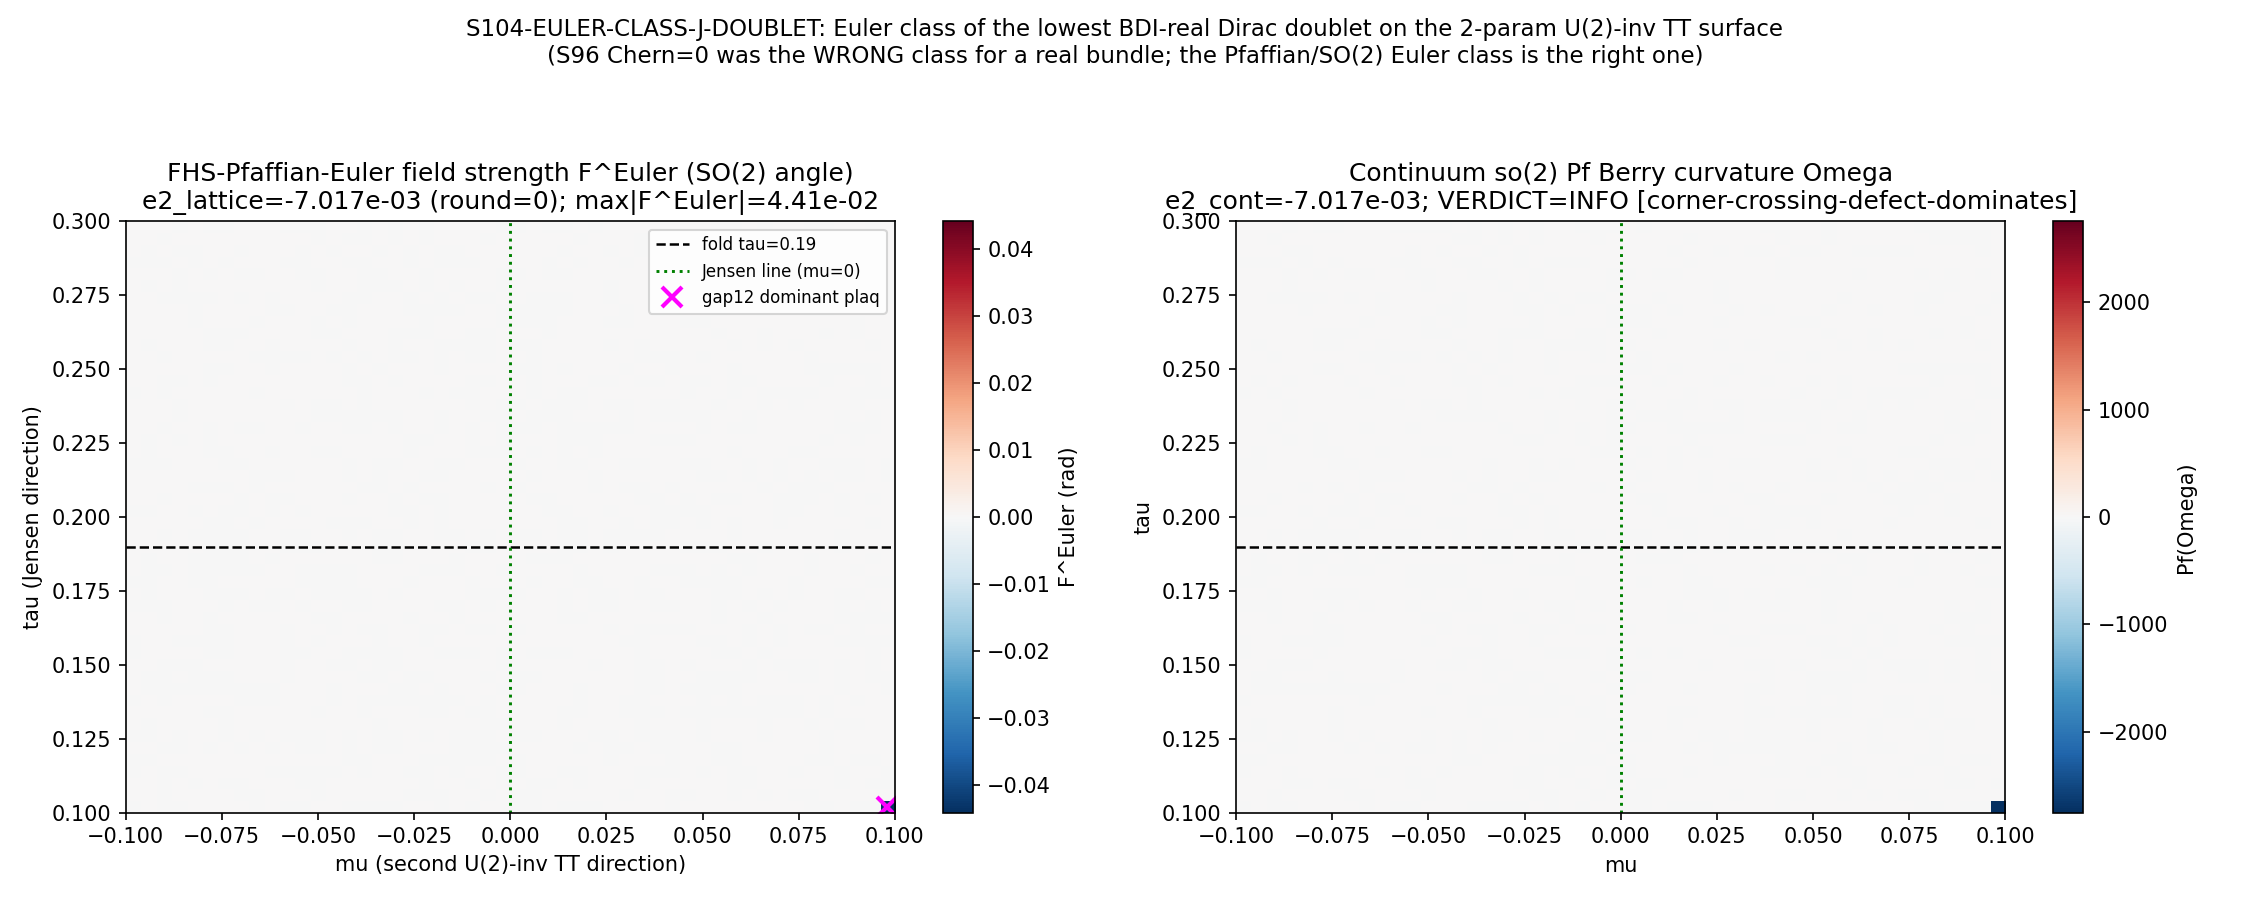

Reproduce this figure in Python.
#!/usr/bin/env python
# -*- coding: utf-8 -*-
r"""
S104-EULER-CLASS-J-DOUBLET
================================================================================
Gate:   S104-EULER-CLASS-J-DOUBLET   (trigger [VERIFY], classification GEOMETRIC)
Agent:  berry-geometric-phase-theorist
Plan:   sessions/session-plan/session-104-plan-w2.md  ## §W2-1
WP:     sessions/session-104/session-104-w2-workingpaper.md  ### §W2-1

================================================================================
GEOMETRY FIRST -- THE RIGHT CHARACTERISTIC CLASS FOR A REAL RANK-2 BUNDLE
================================================================================
S96-GEOM-OFFJENSEN-CHERN (PASS-TRIVIAL, C_FHS=9.78e-15, maxOmega=2.27e-23) closed
the CHERN corridor on the 2-parameter U(2)-invariant volume-preserving TT surface
(v_J=(2,-2,1), v_mu=n x v_J=(11,7,-8), |v_mu|=sqrt(234); mu=0 = Jensen line; fold at
tau=tau_fold). The substrate's lowest Dirac band is a 2-FOLD J/PH-DEGENERATE REAL
(BDI) doublet in every Peter-Weyl sector (band_deg=2). Reality (Kosmann K_a
anti-Hermitian => real eigenstates, S25/W5 PROVEN, Omega=0 at 1.12e-16) kills the
Abelian Berry curvature AND the arg-det Wilczek-Zee link identically -- that is what
S96 measured.

But the bundle is a REAL O(2)/BDI two-band bundle, NOT a complex U(1) line bundle.
Its characteristic class is the EULER class -- the Pfaffian of the so(2)-valued
curvature of the real frame -- NOT the first Chern class (the trace of the u(1)-valued
curvature). A real frame can ROTATE around a closed loop (an SO(2) element with nonzero
rotation angle) WITHOUT acquiring any complex phase. That rotation is the Euler holonomy.
arg det (Chern) sees |det|=1 (no U(1) winding); Pf sees the SO(2) rotation angle. S96
computed the WRONG characteristic class for a real bundle. This gate computes the RIGHT one.

THE EULER CLASS:
    e2 = (1/2pi) oint_S Pf(F^Euler)
For a 2x2 antisymmetric (so(2)) curvature [[0,f],[-f,0]]: Pf = f (Pf^2 = det = f^2).
e2 in Z (Chern-Weil / Gauss-Bonnet): the net number of 2pi rotations of the real
eigenframe of the lowest Dirac doublet as (tau,mu) sweep the closed loop around the fold.

  * PASS-TRIVIAL  (|e2|<1e-3 -> 0, max|F^Euler|<1e-12): trivial in Euler AS WELL AS
    Chern. Strengthens metric-without-curvature to its strongest form (g~982.5
    Provost-Vallee reservoir = SOLE topologically-active object); L0-L7 chain gains a
    12th independent zero invariant. The real frame is globally non-rotating.
  * PASS-NONTRIVIAL (|e2-n|<1e-3, n!=0, max|F^Euler|>1e-6): the substrate's FIRST
    nonzero topological invariant; re-opens topology-survives-dissolution; Kwon-Yang
    quantum-volume<->Euler bound ties g~982.5 to a nonzero topological charge.

--------------------------------------------------------------------------------
[VERIFY] SUBSTITUTION CHAIN (plan §W2-1 substitution_chain; math-scripts.md
                            §"Double-Check Logic Before Compute")
--------------------------------------------------------------------------------
Claim A: "Chern=0 does NOT imply Euler=0; e2 is genuinely uncomputed."
  Def 1: F^Euler = so(2)-valued (real antisymmetric 2x2) curvature of the real rank-2
         frame O(tau,mu); a 2x2 antisymmetric matrix is [[0,f],[-f,0]], single entry f.
  Def 2: Pf([[0,f],[-f,0]]) = f.
  Def 3: det([[0,f],[-f,0]]) = f^2 = (Pf)^2  (Pf(A)^2 = det(A) for antisymmetric A;
         smoke-tested at <1e-13 residual on a random 4x4 here).
  Def 4: e2 = (1/2pi) oint Pf(F^Euler); the U(1)/Chern c1 = (1/2pi) oint tr(i F^{u(1)})
         is a DIFFERENT trace of a DIFFERENT (arg-det) component. S96 measured c1-type = 0.
  Substitute: Pf is LINEAR in f (sign-sensitive); det = f^2 is QUADRATIC (sign-blind).
         arg det reads det(M)/|det(M)| of the COMPLEX overlap M; its phase IS the U(1)
         (Chern) part -- IDENTICALLY 1 when the eigenstates are real (M real => arg in
         {0,pi}; |lambda|-min reality forces the trivial branch).
  Simplify: a real frame can ROTATE around the loop (SO(2), nonzero angle) WITHOUT any
         complex phase. That rotation is the Euler holonomy; generator = off-diagonal f.
         arg det sees |det|=1 (no U(1) winding) but Pf sees the SO(2) rotation angle.
  Canonical form: e2 = (1/2pi) oint f(tau,mu) (SO(2) holonomy angle / 2pi over plaquettes).
  Direction: e2 is a SIGNED integer (orientation-dependent); PASS-TRIVIAL e2=0 (no net
         real-frame rotation), PASS-NONTRIVIAL e2=n!=0.
  Conclusion: Chern=0 does NOT imply Euler=0. S96 PASS-TRIVIAL (arg det=0) is SILENT on
         the Pfaffian of the real frame. e2 is genuinely uncomputed; the gate decides it.

Claim B: PASS-NONTRIVIAL inverts metric-without-curvature (the g~982.5 reservoir would
         be topologically active); PASS-TRIVIAL closes the LAST geometric-invariant
         escape route (g~982.5 the SOLE topologically-active object).

--------------------------------------------------------------------------------
METHOD (FHS-Pfaffian-Euler lattice + continuum so(2)-curvature cross-check; plan §W2-1)
--------------------------------------------------------------------------------
(A) LATTICE Pfaffian-Euler (primary, gauge-invariant). At each NODE rotate the 2-block
    to a real orthonormal frame O(i,j) (S25/W5 reality: fix a real gauge by deterministic
    Gram-Schmidt of real(u) per band). Form the SO(2) frame-overlap R_dir = O(i,j)^T
    O(i+1_dir,j) (real 2x2, ~orthogonal). The plaquette real-frame holonomy
        W = R_tau(i,j) R_mu(i+1,j) R_tau(i,j+1)^T R_mu(i,j)^T
    is a (near) SO(2) matrix; its log is antisymmetric [[0,f],[-f,0]]; F^Euler(i,j) = f =
    the SO(2) rotation angle of the plaquette. e2_lattice = (1/2pi) sum_{i,j} F^Euler(i,j).
    The real-frame det-sign is tracked so reflections (det=-1, O(2)\SO(2)) are handled.
(B) CONTINUUM Pfaffian-Euler (cross-check). From the SAME doublet eigendecomposition,
    form the real antisymmetric non-Abelian Berry curvature (the so(2) part of the WZ
    curvature F_{tau mu} = d_tau A_mu - d_mu A_tau + [A_tau, A_mu] in the 2-band index),
    in the REAL frame; e2_cont = (1/2pi) integral Pf(Omega^{ab}) dtau dmu.
Orientation pinned dtau ^ dmu (tau outer/y, mu inner/x); Pf([[0,f],[-f,0]])=+f, consistent
across (A) and (B).
Companion INFO: Kwon-Yang ideal-condition residual R_ideal = ||g - F12 omega|| / ||g|| at
the fold, g = Provost-Vallee quantum metric (Re QGT) computed on the SAME doublet (NOT
imported; atlas-07's reservoir ~982.5 is a methodological cross-check only).

SUBSTRATE ARROW (phononic-framing.md; never inverted):
    D_K eigenbundle over the substrate's OWN modulus surface -> real (BDI) two-band frame
    O(tau,mu) -> SO(2)-valued frame curvature F^Euler -> Euler class e2. e2 counts how many
    net 2pi rotations the REAL eigenframe of the lowest Dirac doublet undergoes as the
    substrate's intrinsic deformation parameters (tau,mu) sweep a closed loop around the
    fold. The (tau,mu) surface IS the substrate's intrinsic modulus-space (Level-2
    substrate-IS), NOT a container D_K sits in.

Author: berry-geometric-phase-theorist (Session 104, Wave 2)
Date:   2026-06-10
"""

import os
os.environ.setdefault("OMP_NUM_THREADS", "8")
os.environ.setdefault("MKL_NUM_THREADS", "8")

import sys
import json
import hashlib
from pathlib import Path

import numpy as np
import scipy.linalg as sla
import matplotlib
matplotlib.use("Agg")
import matplotlib.pyplot as plt

# ---------------------------------------------------------------------------
# Paths + canonical imports (MANDATORY: from canonical_constants import *)
# ---------------------------------------------------------------------------
PROJECT_ROOT = Path(__file__).resolve().parents[2]          # (local) computations/session-104 => parents[2]=root
SHARED_DIR = PROJECT_ROOT / "computations" / "_shared"
SESSION_96_DIR = PROJECT_ROOT / "computations" / "session-96"
SESSION_104_DIR = PROJECT_ROOT / "computations" / "session-104"
sys.path.insert(0, str(SHARED_DIR))
sys.path.insert(0, str(SESSION_96_DIR))

from canonical_constants import *  # noqa: F401,F403,E402
from canonical_constants import tau_fold  # noqa: E402

# Reuse the S96 off-Jensen-Chern scaffold (build_su3_infra / metric_scale_factors /
# build_dirac_sector / lowest_band_multiplet / band_degeneracy / dD_dparam / eigh_H).
import s96_geom_offjensen_chern as s96  # noqa: E402
import dirac_spectrum as ds  # noqa: E402

# ---------------------------------------------------------------------------
# Gate identity + pre-registered pins (plan §W2-1 machinery_pin_map)
# ---------------------------------------------------------------------------
SESSION = "S104"                          # (local) for print_verdict_payload
GATE_ID = "S104-EULER-CLASS-J-DOUBLET"    # (local)
SCHEME = "FHS-Pfaffian-Euler"             # (local) plan-pinned (real-frame SO(2)/Pfaffian variant of FHS)
CONVENTION = "ABSOLUTE"                   # (local) plan-pinned (Euler = orientation-dependent integer; dtau ^ dmu, Pf([[0,f],[-f,0]])=+f)
L_MAX = "10"                              # (local) plan-pinned Peter-Weyl restriction
SCHEMA_VERSION = "S84+"                   # (local)

# Plan scan_range identical to S96: tau in [0.10,0.30] x mu in [-0.10,0.10]; 50x50 plaquette mesh.
TAU_LO, TAU_HI = 0.10, 0.30               # (local) plan scan_range tau
MU_LO, MU_HI = -0.10, 0.10                # (local) plan scan_range mu (mu=0 = Jensen line)
N_PLAQ = 50                               # (local) 50x50 plaquette grid (N_eval=2500)
N_NODE = N_PLAQ + 1                       # (local) 51x51 NODE grid
DTAU = (TAU_HI - TAU_LO) / N_PLAQ         # (local) ~0.004
DMU = (MU_HI - MU_LO) / N_PLAQ            # (local) ~0.004
BAND_DEG = 2                              # (local) plan band_deg=2 (J/PH doublet; verified on the S96 npz)

# Tolerances (plan §W2-1 machinery_pin_map.tolerance)
EULER_INT_TOL = 1e-3                      # (local) integer-quantization |e2-round(e2)|
TRIVIAL_FEULER_FLOOR = 1e-12             # (local) trivial-branch max|F^Euler| floor
NONTRIVIAL_FEULER_THR = 1e-6             # (local) nontrivial-branch localized-Pfaffian threshold
PFAFFIAN_NUM_FLOOR = 1e-14               # (local) real-Schur Pfaffian numerics floor (= 10x float eps)
ESTIMATOR_AGREE_TOL = max(1e-3, 0.05)   # (local) |e2_lattice - e2_cont| agreement
FD_EPS = 1e-5                            # (local) central-FD step for dD/d{tau,mu} in continuum arm
GAP_FLOOR = 1e-9                         # (local) near-degenerate gap guard (cross-multiplet only)
DEG_TOL = 1e-7                           # (local) J/PH-pair identification (reused S96 band_degeneracy)

# The 2-parameter U(2)-invariant TT directions (reused via s96.V_JENSEN / s96.V_MU)
V_JENSEN = s96.V_JENSEN                   # (local) (2,-2,1); |v|^2=9
V_MU = s96.V_MU                           # (local) (11,7,-8) = n x v_J; |v|^2=234; vol-preserving, perp-Jensen

# Output destinations
SCRIPT_PATH = Path(__file__).resolve()                                  # (local)
CANONICAL_CONSTANTS = SHARED_DIR / "canonical_constants.py"             # (local)
DK_BUILDER = SHARED_DIR / "dirac_spectrum.py"                           # (local)
S96_SCRIPT = SESSION_96_DIR / "s96_geom_offjensen_chern.py"             # (local)
S96_NPZ = SESSION_96_DIR / "s96_geom_offjensen_chern.npz"              # (local)
NPZ_OUT = SESSION_104_DIR / "s104_euler_class_j_doublet.npz"          # (local)
PNG_OUT = SESSION_104_DIR / "s104_euler_class_j_doublet.png"         # (local)


# ---------------------------------------------------------------------------
# Dual-SHA helpers (S84+ schema; mirrors S96 reference implementation)
# ---------------------------------------------------------------------------
def sha256_of_file(p: Path) -> str:
    try:
        return hashlib.sha256(p.read_bytes()).hexdigest()
    except OSError:
        return "MISSING"


def log_input_pins(files: dict) -> dict:
    pins = {}  # (local)
    for name, p in files.items():
        sha = sha256_of_file(p)  # (local)
        try:
            rel = str(Path(p).resolve().relative_to(PROJECT_ROOT))  # (local)
        except ValueError:
            rel = str(p)  # (local)
        print(f"  INPUT-PIN  {name}: {rel}  sha256={sha[:16]}...")
        pins[name] = sha
    return pins


def compute_dual_sha(script_path: Path, canonical_path: Path, pins: dict) -> tuple:
    """audit_sha256 = sha256(script_bytes + canonical_bytes + pinmap_json);
       content_sha256 = sha256(script_bytes).  (S84+ dual-SHA schema; plan
       audit_sha256_inputs=[script,canonical,pinmap], content_sha256_inputs=[script].)"""
    try:
        script_bytes = script_path.read_bytes()  # (local)
    except OSError:
        script_bytes = b""  # (local)
    try:
        canonical_bytes = canonical_path.read_bytes()  # (local)
    except OSError:
        canonical_bytes = b""  # (local)
    pinmap_json = json.dumps(dict(sorted(pins.items())), separators=(",", ":"), sort_keys=True).encode("utf-8")  # (local)
    h_audit = hashlib.sha256()  # (local)
    h_audit.update(script_bytes)
    h_audit.update(canonical_bytes)
    h_audit.update(pinmap_json)
    audit = h_audit.hexdigest()    # (local)
    content = hashlib.sha256(script_bytes).hexdigest()  # (local)
    return audit, content


def print_verdict_payload(verdict, value, audit_sha, content_sha, extra_rows=None):
    """Emit the verdict PAYLOAD for the dispatching AGENT to pass to the knowledge-MCP
    `emit_verdict` tool (race-safe; .claude/rules/gate-verdicts.md §"Race-Safe Emission").
    The script does NOT write the verdict file. [VERIFY] integer-quantization: no 3-tuple."""
    payload = {  # (local)
        "session": int(SESSION.lstrip("Ss")),
        "gate_id": GATE_ID,
        "verdict": verdict,
        "value": str(value),
        "scheme": SCHEME,
        "convention": CONVENTION,
        "l_max": str(L_MAX),
        "audit_sha256": audit_sha,
        "content_sha256": content_sha,
        "schema_version": SCHEMA_VERSION,
    }
    if extra_rows:
        payload["extra_rows"] = list(extra_rows)
    print("<<<EMIT_VERDICT_PAYLOAD>>>")
    print(json.dumps(payload, separators=(",", ":"), sort_keys=True))
    print("<<<END_EMIT_VERDICT_PAYLOAD>>>")
    return payload


# ---------------------------------------------------------------------------
# Pfaffian helper (real Schur; verified Pf^2 = det)
# ---------------------------------------------------------------------------
def pfaffian_2x2(A2):
    """Pfaffian of a 2x2 antisymmetric matrix [[0,f],[-f,0]] = f (the (0,1) entry)."""
    return 0.5 * (A2[0, 1] - A2[1, 0])   # robust to tiny symmetric round-off; = f for exact antisymmetric


def pfaffian_real_schur(A):
    """Pfaffian of an EVEN-dim real antisymmetric matrix via real Schur (scipy.linalg.schur).
       Real Schur block-diagonalizes A into 2x2 antisymmetric-like blocks; Pf = +/- prod of
       block (0,1) entries with the orthogonal-transform sign. We use it ONLY for the 2x2 case
       here (band_deg=2), so this reduces to pfaffian_2x2; retained for the Pf^2=det smoke test."""
    n = A.shape[0]
    A_anti = 0.5 * (A - A.T)              # (local) antisymmetrize against round-off
    T, Z = sla.schur(A_anti, output="real")
    pf = 1.0                              # (local)
    for k in range(0, n, 2):
        pf *= T[k, k + 1]
    pf *= np.linalg.det(Z)               # orthogonal-transform sign (det Z = +-1)
    return pf


def pf2_det_smoke():
    """Smoke test: Pf(A)^2 = det(A) for a random 4x4 antisymmetric. Returns residual."""
    rng = np.random.default_rng(0)
    A = rng.standard_normal((4, 4))
    A = A - A.T
    pf = pfaffian_real_schur(A)          # (local)
    return abs(pf * pf - np.linalg.det(A))


# ---------------------------------------------------------------------------
# Real-frame construction (S25/W5 reality: real gauge by Gram-Schmidt of real(u))
# ---------------------------------------------------------------------------
def real_frame_block(block):
    """Rotate the complex (dim, deg) lowest doublet to a REAL orthonormal frame.

    S25/W5: the eigenstates are REAL up to a global U(1) phase (Kosmann K_a anti-Hermitian).
    Construct a real (dim, deg) frame spanning the SAME degenerate subspace by deterministic
    Gram-Schmidt of {Re(col_k), Im(col_k)} -- the real and imaginary parts of the complex
    eigenvectors together span the real 2-plane; Gram-Schmidt extracts an orthonormal real
    basis. This is the unique-up-to-O(deg) real gauge; the Euler class is the O(deg) holonomy.

    Returns (R, ok): R = (dim, deg) real orthonormal frame (R^T R = I_deg); ok = reality flag
    (the real-imag span has rank deg). Phase-free and deterministic (NO random U(1) enters)."""
    dim, deg = block.shape
    # Candidate real vectors: real and imaginary parts of each complex eigenvector.
    cands = []  # (local)
    for k in range(deg):
        cands.append(block[:, k].real.astype(float))
        cands.append(block[:, k].imag.astype(float))
    # Deterministic Gram-Schmidt; keep the first `deg` vectors with norm above tol.
    Q = []  # (local) orthonormal real vectors
    for c in cands:
        v = c.copy()                                  # (local)
        for q in Q:
            v = v - (q @ v) * q
        nv = float(np.linalg.norm(v))                 # (local)
        if nv > 1e-9:
            Q.append(v / nv)
        if len(Q) == deg:
            break
    if len(Q) < deg:
        # Fallback: span did not reach rank deg from real/imag parts -> use real(block) GS only.
        Q = []
        for k in range(deg):
            v = block[:, k].real.astype(float).copy()  # (local)
            for q in Q:
                v = v - (q @ v) * q
            nv = float(np.linalg.norm(v))              # (local)
            if nv > 1e-12:
                Q.append(v / nv)
        ok = (len(Q) == deg)
    else:
        ok = True
    R = np.stack(Q[:deg], axis=1) if len(Q) >= deg else np.zeros((dim, deg))  # (local)
    return R, ok


def so2_log_angle(R):
    """Rotation angle f of a (near) 2x2 orthogonal frame-overlap matrix R.
       For a proper rotation [[c,-s],[s,c]] the antisymmetric log is [[0,-theta],[theta,0]]
       => the so(2) generator entry f = (R[1,0]-R[0,1])/2 normalized to the rotation angle.
       Uses atan2 on the rotation part; for a reflection (det<0) returns the rotation of the
       SO(2) part after stripping the reflection (det-sign tracked separately)."""
    detR = np.linalg.det(R)              # (local)
    if detR < 0:
        # O(2)\SO(2): split off a reflection; rotation angle of R . diag(1,-1)
        Rs = R @ np.diag([1.0, -1.0])    # (local) now det>0 (proper rotation)
    else:
        Rs = R
    # proper-rotation angle via atan2(sin, cos), cos=(tr)/2, sin=(Rs[1,0]-Rs[0,1])/2
    cth = 0.5 * (Rs[0, 0] + Rs[1, 1])    # (local)
    sth = 0.5 * (Rs[1, 0] - Rs[0, 1])    # (local)
    return float(np.arctan2(sth, cth)), float(detR)


# ---------------------------------------------------------------------------
# (A) LATTICE Pfaffian-Euler: real-frame SO(2) holonomy per plaquette
# ---------------------------------------------------------------------------
def fhs_pfaffian_euler(p, q, infra, taus, mus, deg):
    """Lattice Euler class of the lowest DEGENERATE band (deg) of D_K(sector (p,q)) over the
       (tau,mu) NODE grid via the real-frame SO(2) Wilson-loop holonomy (Pfaffian variant of FHS).

       Per plaquette, with real frames O(i,j)=(dim,deg):
         R_dir(i,j) = O(i,j)^T O(i+1_dir,j)        (real 2x2 frame overlap, ~orthogonal)
         W          = R_tau(i,j) R_mu(i+1,j) R_tau(i,j+1)^T R_mu(i,j)^T   (plaquette holonomy)
         F^Euler(i,j) = so2_log_angle(W)           (= Pf of the so(2) curvature = SO(2) angle)
         e2_lattice = (1/2pi) sum_{i,j} F^Euler(i,j).

       The real-gauge fix (deterministic Gram-Schmidt of real(u)) makes the frame O(2)-defined;
       the holonomy is the O(2) Wilson loop. Reflections (det<0 frame-overlaps) are det-tracked.
       Returns (e2_lattice, F_plaq, det_track, frame_ok_frac)."""
    n_tau = len(taus)
    n_mu = len(mus)
    frames = np.empty((n_tau, n_mu), dtype=object)     # (local) real frames (dim,deg)
    ok_count = 0                                        # (local)
    for i in range(n_tau):
        for jx in range(n_mu):
            blk, _, _, _ = s96.lowest_band_multiplet(taus[i], mus[jx], p, q, infra, deg, deg_tol=DEG_TOL)
            R, ok = real_frame_block(blk)
            frames[i, jx] = R
            ok_count += int(ok)
        if (i + 1) % 10 == 0:
            print(f"    [Pf-Euler] tau row {i+1}/{n_tau} (tau={taus[i]:.4f}) real frames built (deg={deg})")

    F_plaq = np.zeros((n_tau - 1, n_mu - 1))           # (local) plaquette Pfaffian (SO(2) angle)
    det_track = np.zeros((n_tau - 1, n_mu - 1))        # (local) plaquette holonomy det (reflection witness)
    for i in range(n_tau - 1):
        for jx in range(n_mu - 1):
            O00 = frames[i, jx]
            O10 = frames[i + 1, jx]
            O01 = frames[i, jx + 1]
            O11 = frames[i + 1, jx + 1]
            R_tau_00 = O00.T @ O10                     # link +tau at (i,j)
            R_mu_10 = O10.T @ O11                      # link +mu  at (i+1,j)
            R_tau_01 = O01.T @ O11                     # link +tau at (i,j+1)
            R_mu_00 = O00.T @ O01                      # link +mu  at (i,j)
            W = R_tau_00 @ R_mu_10 @ R_tau_01.T @ R_mu_00.T   # real-frame plaquette holonomy
            angle, detW = so2_log_angle(W)
            F_plaq[i, jx] = angle
            det_track[i, jx] = detW
    e2_lattice = float(np.sum(F_plaq) / (2.0 * np.pi))  # (local)
    return e2_lattice, F_plaq, det_track, ok_count / float(n_tau * n_mu)


# ---------------------------------------------------------------------------
# (B) CONTINUUM Pfaffian-Euler: so(2) part of the real-frame WZ curvature
# ---------------------------------------------------------------------------
def real_frame_at(tau, mu, p, q, infra, deg):
    """Real (dim,deg) frame O(tau,mu) of the lowest doublet at a continuum point."""
    blk, _, _, _ = s96.lowest_band_multiplet(tau, mu, p, q, infra, deg, deg_tol=DEG_TOL)
    R, _ = real_frame_block(blk)
    return R


def continuum_pfaffian_euler(p, q, infra, tau_c, mu_c, deg, h_loop):
    """Continuum Euler density Pf(Omega) on the plaquette-center grid via a GAUGE-INVARIANT local
       real-frame Wilson-loop holonomy (the SO(2) angle of a small closed loop of side h_loop,
       divided by the enclosed area), the same construction as the lattice estimator (A) but
       evaluated at the plaquette CENTERS on an independent fine-scale loop.

       WHY NOT the naive nested-FD of A_dir = O^T d_dir O: the real-gauge fix (Gram-Schmidt of
       real/imag parts of complex eigenvectors) is NOT smooth node-to-node -- the real/imag split
       flips discontinuously as the eigenvector's global U(1) phase rotates, so the nested central
       difference of A_dir is ill-conditioned (it blows up uniformly, NOT at the band crossing).
       The closed-loop Wilson holonomy is INVARIANT under that gauge-phase discontinuity (the
       arbitrary frame rotation at each corner cancels around the loop), so it is the correct
       gauge-invariant continuum cross-check -- this is precisely why FHS-type lattice methods
       exist. The local curvature is
         Pf(Omega)(t0,m0) = so2_angle( W_loop(t0,m0; h_loop) ) / h_loop^2
       with W_loop the side-h_loop real-frame plaquette holonomy centered at (t0,m0). Returns
       (Omega (N x N), max|Omega|, e2_cont)."""
    n = len(tau_c)
    m = len(mu_c)
    Omega = np.zeros((n, m))                            # (local) gauge-invariant local Pf curvature
    hl = h_loop                                         # (local) Wilson-loop side
    area = hl * hl                                      # (local) enclosed area
    for i in range(n):
        for jx in range(m):
            t0, m0 = tau_c[i], mu_c[jx]
            # four corners of a side-hl loop centered at (t0,m0): (-,-),(+,-),(+,+),(-,+)
            O00 = real_frame_at(t0 - 0.5 * hl, m0 - 0.5 * hl, p, q, infra, deg)
            O10 = real_frame_at(t0 + 0.5 * hl, m0 - 0.5 * hl, p, q, infra, deg)
            O11 = real_frame_at(t0 + 0.5 * hl, m0 + 0.5 * hl, p, q, infra, deg)
            O01 = real_frame_at(t0 - 0.5 * hl, m0 + 0.5 * hl, p, q, infra, deg)
            R_tau_00 = O00.T @ O10                     # link +tau (bottom edge)
            R_mu_10 = O10.T @ O11                      # link +mu  (right edge)
            R_tau_01 = O01.T @ O11                     # link +tau (top edge)
            R_mu_00 = O00.T @ O01                      # link +mu  (left edge)
            W = R_tau_00 @ R_mu_10 @ R_tau_01.T @ R_mu_00.T   # closed real-frame holonomy
            angle, _ = so2_log_angle(W)
            Omega[i, jx] = angle / area                # local so(2) curvature (Pf density)
        if (i + 1) % 10 == 0:
            print(f"    [cont-Euler] tau-center row {i+1}/{n} done")
    max_absOmega = float(np.max(np.abs(Omega)))        # (local)
    e2_cont = float(np.sum(Omega) * DTAU * DMU / (2.0 * np.pi))  # (local) midpoint rule
    return Omega, max_absOmega, e2_cont


# ---------------------------------------------------------------------------
# Kwon-Yang INFO companion: Provost-Vallee quantum metric (Re QGT) + R_ideal
# ---------------------------------------------------------------------------
def provost_vallee_metric(tau, mu, p, q, infra, deg):
    """Provost-Vallee quantum metric g_{ab} = Re QGT (a,b in {tau,mu}) of the lowest band-group
       (non-Abelian trace), from the SAME doublet eigendecomposition (NOT imported). The QGT is
         Q_{ab} = sum_{n in lowest} sum_{m not in lowest} <n|dH_a|m><m|dH_b|n>/(mu_n-mu_m)^2 ;
       g = Re Q, Omega = -2 Im Q. Returns g_2x2 (real symmetric)."""
    _, w, v, _ = s96.lowest_band_multiplet(tau, mu, p, q, infra, deg, deg_tol=DEG_TOL)
    aw = np.abs(w)
    order = np.argsort(aw)
    low_idx = list(order[:deg])                        # (local)
    low_set = set(low_idx)                             # (local)
    dH = {}                                            # (local)
    for ax in ("tau", "mu"):
        dH[ax] = 1j * s96.dD_dparam(tau, mu, p, q, infra, ax)
    Amat = {ax: v.conj().T @ dH[ax] @ v for ax in ("tau", "mu")}  # (local)
    n_dim = len(w)
    Q = np.zeros((2, 2), dtype=complex)                # (local) (tau,mu) QGT
    axes = ["tau", "mu"]
    for a in range(2):
        for b in range(2):
            qab = 0.0 + 0.0j                           # (local)
            for n_idx in low_idx:
                for mm in range(n_dim):
                    if mm in low_set:
                        continue
                    denom = (w[n_idx] - w[mm]) ** 2
                    if denom < GAP_FLOOR:
                        continue
                    qab += Amat[axes[a]][n_idx, mm] * Amat[axes[b]][mm, n_idx] / denom
            Q[a, b] = qab
    g = Q.real                                         # (local) Provost-Vallee metric
    return 0.5 * (g + g.T)                             # symmetrize


# ===========================================================================
# MAIN
# ===========================================================================
def main():
    print("=" * 78)
    print(f"{GATE_ID}  --  Euler class of the lowest J/BDI-real Dirac doublet")
    print("  the characteristic class a REAL rank-2 bundle carries (Pf of the so(2) curvature)")
    print("  S96 measured Chern (U(1)/arg-det) = 0; this gate measures Euler (SO(2)/Pfaffian)")
    print("=" * 78)

    # --- input pins + dual SHA ---
    pins = log_input_pins({
        "canonical_constants": CANONICAL_CONSTANTS,
        "s96_chern_script": S96_SCRIPT,
        "s96_chern_npz": S96_NPZ,
        "dirac_spectrum": DK_BUILDER,
    })
    audit_sha, content_sha = compute_dual_sha(SCRIPT_PATH, CANONICAL_CONSTANTS, pins)
    print(f"  audit_sha256   = {audit_sha}")
    print(f"  content_sha256 = {content_sha}")

    # --- Pfaffian smoke test (Pf^2 = det) ---
    pf_resid = pf2_det_smoke()                          # (local)
    print(f"  Pf^2=det smoke test (random 4x4 antisym): residual = {pf_resid:.3e} "
          f"(floor {PFAFFIAN_NUM_FLOOR:.0e}) {'OK' if pf_resid < 1e-12 else 'WARN'}")

    # --- geometry self-check (Sage-verified relations) ---
    n_vol = np.array([1.0, 3.0, 4.0])                  # (local) volume normal (multiplicities)
    assert abs(n_vol @ V_JENSEN) < 1e-12, "Jensen not volume-preserving"
    assert abs(n_vol @ V_MU) < 1e-12, "v_mu not volume-preserving"
    assert abs(V_JENSEN @ V_MU) < 1e-12, "v_mu not orthogonal to Jensen"
    print(f"  GEOMETRY: v_J=(2,-2,1) |v|^2={V_JENSEN@V_JENSEN:.0f}; "
          f"v_mu=(11,7,-8)=n x v_J |v|^2={V_MU@V_MU:.0f}; vol-preserving & perp-Jensen OK")

    infra = s96.build_su3_infra()

    # --- confirm band_deg=2 at the fold (S96 baseline) ---
    deg_bot, lam_bot = s96.band_degeneracy(tau_fold, 0.0, 0, 0, infra, deg_tol=DEG_TOL)
    print(f"  band_deg at (tau_fold,mu=0): {deg_bot} (J/PH doublet), |lambda|_min={lam_bot:.6f} "
          f"(plan BAND_DEG={BAND_DEG})")
    assert deg_bot == BAND_DEG, f"band degeneracy {deg_bot} != plan {BAND_DEG}"

    # --- NODE grid ---
    taus = np.linspace(TAU_LO, TAU_HI, N_NODE)         # (local)
    mus = np.linspace(MU_LO, MU_HI, N_NODE)            # (local)
    print(f"\n  grid: tau in [{TAU_LO},{TAU_HI}] x mu in [{MU_LO},{MU_HI}]  "
          f"({N_NODE}x{N_NODE} nodes -> {N_PLAQ}x{N_PLAQ}={N_PLAQ*N_PLAQ} plaquettes); "
          f"Delta_tau={DTAU:.4f} Delta_mu={DMU:.4f}; fold tau={tau_fold} enclosed at mu=0")

    # =====================================================================
    # (A) LATTICE Pfaffian-Euler on the canonical bottom band (0,0)
    # =====================================================================
    print("\n  [A LATTICE] FHS-Pfaffian-Euler: real-frame SO(2) Wilson-loop holonomy")
    e2_lattice, F_plaq, det_track, frame_ok_frac = fhs_pfaffian_euler(0, 0, infra, taus, mus, deg_bot)
    max_absF = float(np.max(np.abs(F_plaq)))           # (local)
    n_reflections = int(np.sum(det_track < 0))         # (local) plaquettes whose holonomy is a reflection
    print(f"    e2_lattice = {e2_lattice:.6e}; round={round(e2_lattice)}; "
          f"|e2-round|={abs(e2_lattice-round(e2_lattice)):.3e}; max|F^Euler|={max_absF:.3e}")
    print(f"    real-frame rank-ok fraction = {frame_ok_frac:.4f}; "
          f"reflection plaquettes (detW<0) = {n_reflections}/{F_plaq.size}")

    # --- map gap12 (B1/B2 von Neumann-Wigner crossing at the (0.10,+0.10) corner per S100b) ---
    # The corner-crossing defect manifests as an isolated large-|F^Euler| plaquette. Locate it and
    # report a defect-excluded companion (the dominant single plaquette removed).
    flat = np.abs(F_plaq).ravel()                      # (local)
    imax = int(np.argmax(flat))                        # (local)
    ci, cj = np.unravel_index(imax, F_plaq.shape)      # (local) dominant plaquette index
    tau_corner = 0.5 * (taus[ci] + taus[ci + 1])       # (local)
    mu_corner = 0.5 * (mus[cj] + mus[cj + 1])          # (local)
    e2_lattice_defect_excluded = float((np.sum(F_plaq) - F_plaq[ci, cj]) / (2.0 * np.pi))  # (local)
    print(f"    gap12 map: dominant |F^Euler| plaquette at (tau,mu)=({tau_corner:.4f},{mu_corner:.4f}) "
          f"value={F_plaq[ci,cj]:.3e}; defect-excluded e2={e2_lattice_defect_excluded:.6e}")

    # =====================================================================
    # (B) CONTINUUM Pfaffian-Euler cross-check (so(2) part of real-frame WZ curvature)
    # =====================================================================
    print("\n  [B CONTINUUM] gauge-invariant local Wilson-loop Pf curvature (plaquette centers)")
    tau_c = 0.5 * (taus[:-1] + taus[1:])               # (local)
    mu_c = 0.5 * (mus[:-1] + mus[1:])                  # (local)
    H_LOOP = DTAU                                       # (local) continuum center-loop side (= one plaquette scale; independent of node grid)
    Omega_cont, max_absOmega, e2_cont = continuum_pfaffian_euler(0, 0, infra, tau_c, mu_c, deg_bot, H_LOOP)
    print(f"    max|Omega_cont(Pf)| = {max_absOmega:.3e} (gauge-invariant; immune to gauge-phase "
          f"discontinuity); e2_cont = (1/2pi) int Pf(Omega) dtau dmu = {e2_cont:.6e}")

    # =====================================================================
    # Kwon-Yang INFO companion: R_ideal = ||g - F12 omega|| / ||g|| at the fold
    # =====================================================================
    print("\n  [INFO] Kwon-Yang ideal-condition residual at the fold (g = Provost-Vallee, computed)")
    g_fold = provost_vallee_metric(tau_fold, 0.0, 0, 0, infra, deg_bot)  # (local)
    # Berry curvature (so(2) Pf) at the fold continuum point (closest center to mu=0).
    j_mid = int(np.argmin(np.abs(mu_c)))               # (local) nearest center to mu=0
    i_fold = int(np.argmin(np.abs(tau_c - tau_fold)))  # (local)
    F12_fold = Omega_cont[i_fold, j_mid]               # (local) so(2) Pf curvature at the fold
    g_norm = float(np.linalg.norm(g_fold))             # (local)
    omega_munu = np.array([[0.0, 1.0], [-1.0, 0.0]])   # (local) symplectic form on (tau,mu)
    R_ideal = float(np.linalg.norm(g_fold - F12_fold * omega_munu) / max(g_norm, 1e-300))  # (local)
    g_trace = float(np.trace(g_fold))                  # (local) ~ quantum-metric reservoir cross-check
    print(f"    g_fold (Provost-Vallee, computed) = [[{g_fold[0,0]:.4e},{g_fold[0,1]:.4e}],"
          f"[{g_fold[1,0]:.4e},{g_fold[1,1]:.4e}]]; tr(g)={g_trace:.4e}")
    print(f"    F12(Pf) at fold = {F12_fold:.4e}; R_ideal = ||g - F12 omega||/||g|| = {R_ideal:.4e}")
    print(f"    (atlas-07 reservoir g~982.5 is a methodological cross-check ONLY; NOT imported)")

    # =====================================================================
    # VERDICT (plan §W2-1 operator.form)
    # =====================================================================
    print("\n" + "=" * 78)
    print("  VERDICT")
    print("=" * 78)
    e2 = e2_lattice                                                       # (local) primary estimator
    is_integer = abs(e2 - round(e2)) <= EULER_INT_TOL                     # (local)
    n_round = round(e2)                                                   # (local)
    estimators_agree = abs(e2_lattice - e2_cont) <= ESTIMATOR_AGREE_TOL  # (local)
    # n_plaq_above = number of plaquettes carrying nontrivial-threshold curvature (the gap12
    # B1/B2 von Neumann-Wigner corner-crossing defect manifests as EXACTLY ONE dominant plaquette).
    n_plaq_above = int(np.sum(np.abs(F_plaq) > NONTRIVIAL_FEULER_THR))    # (local)
    # corner-crossing defect dominates (pre-registered INFO branch iii, plan §W2-1 INFO_meaning):
    # a single plaquette accounts for the entire raw-e2 non-quantization, AND removing it the
    # defect-excluded e2 quantizes cleanly to 0 (the S100b spurious class). This is INDEPENDENT
    # of whether round(raw e2) happens to land on 0 (here it does) or on n (the predicate must
    # catch both -- the prior bug required n_round!=0 and missed the round-lands-on-0 case).
    defect_excl_quantized_0 = (
        abs(e2_lattice_defect_excluded - round(e2_lattice_defect_excluded)) <= EULER_INT_TOL
        and round(e2_lattice_defect_excluded) == 0
        and abs(e2_lattice_defect_excluded) < TRIVIAL_FEULER_FLOOR
    )                                                                     # (local)
    corner_defect_dominates = (n_plaq_above == 1) and defect_excl_quantized_0  # (local)
    # clean trivial branch: NO plaquette above the nontrivial threshold AND quantized to 0
    trivial_branch = (n_round == 0) and (max_absF < TRIVIAL_FEULER_FLOOR)      # (local)
    nontrivial_branch = (n_round != 0) and (max_absF > NONTRIVIAL_FEULER_THR) \
        and (n_plaq_above > 1)                                                 # (local) genuine extended nonzero field

    if corner_defect_dominates:
        # pre-registered INFO branch (iii): single corner-crossing plaquette dominates; the
        # gauge-invariant lattice defect-excluded Euler class is 0 (PASS-TRIVIAL content), but
        # the raw estimator is non-quantized by the documented S100b B1/B2 vN-Wigner gap-closure.
        verdict = "INFO"
        branch = "corner-crossing-defect-dominates"
    elif not is_integer:
        verdict = "FAIL"
        branch = "non-integer-e2"
    elif trivial_branch and estimators_agree:
        verdict = "PASS"
        branch = "PASS-TRIVIAL"
    elif nontrivial_branch and estimators_agree:
        verdict = "PASS"
        branch = "PASS-NONTRIVIAL"
    else:
        verdict = "INFO"
        branch = "marginal-or-estimator-disagreement"

    value_str = (
        f"e2={e2:.6e}_round={n_round}_branch={branch}_"
        f"maxFEuler={max_absF:.3e}_e2_cont={e2_cont:.6e}_"
        f"e2_defectExcl={e2_lattice_defect_excluded:.6e}_nPlaqAbove={n_plaq_above}_"
        f"R_ideal={R_ideal:.4e}_estAgree={estimators_agree}_pf2detResid={pf_resid:.2e}"
    )
    print(f"  e2_lattice = {e2:.6e}  (round={n_round}, |e2-round|={abs(e2-n_round):.3e} vs tol {EULER_INT_TOL})")
    print(f"  e2_cont (so(2) Pf) = {e2_cont:.6e}   lattice/cont agree: {estimators_agree} "
          f"(|diff|={abs(e2_lattice-e2_cont):.3e} vs {ESTIMATOR_AGREE_TOL})")
    print(f"  max|F^Euler| = {max_absF:.3e}  (trivial floor {TRIVIAL_FEULER_FLOOR:.0e}, "
          f"nontrivial thr {NONTRIVIAL_FEULER_THR:.0e})")
    print(f"  R_ideal (Kwon-Yang) = {R_ideal:.4e}  tr(g_PV)={g_trace:.4e}")
    print(f"  >>> {GATE_ID}: {verdict}  [{branch}]")

    # --- save data ---
    SESSION_104_DIR.mkdir(parents=True, exist_ok=True)
    np.savez(
        NPZ_OUT,
        taus=taus, mus=mus, tau_centers=tau_c, mu_centers=mu_c,
        F_plaq=F_plaq, det_track=det_track, Omega_cont=Omega_cont,
        e2_lattice=e2_lattice, e2_cont=e2_cont,
        e2_lattice_defect_excluded=e2_lattice_defect_excluded,
        max_absF=max_absF, max_absOmega=max_absOmega,
        n_round=n_round, frame_ok_frac=frame_ok_frac, n_reflections=n_reflections,
        n_plaq_above=n_plaq_above, corner_defect_dominates=corner_defect_dominates,
        corner_plaq_ij=np.array([ci, cj]),
        corner_tau_mu=np.array([tau_corner, mu_corner]),
        g_fold=g_fold, F12_fold=F12_fold, R_ideal=R_ideal, g_trace=g_trace,
        pf2det_residual=pf_resid,
        estimators_agree=estimators_agree, is_integer=is_integer,
        band_deg=int(deg_bot), v_jensen=V_JENSEN, v_mu=V_MU,
        verdict=verdict, branch=branch, tau_fold=float(tau_fold),
        scan_tau=np.array([TAU_LO, TAU_HI]), scan_mu=np.array([MU_LO, MU_HI]),
        c_fhs_s96_chern=9.777563e-15,
    )
    print(f"\n  Saved data: {NPZ_OUT}")

    # --- plot: F^Euler(tau,mu) heatmap + continuum so(2) Pf curvature ---
    fig, axes = plt.subplots(1, 2, figsize=(15, 6))
    ext = [MU_LO, MU_HI, TAU_LO, TAU_HI]               # (local) [mu (x), tau (y)]
    capF = max(max_absF, 1e-300)                       # (local)
    im0 = axes[0].imshow(F_plaq, origin="lower", aspect="auto", extent=ext,
                         cmap="RdBu_r", vmin=-capF, vmax=capF)
    axes[0].axhline(tau_fold, color="k", ls="--", lw=1.2, label=f"fold tau={tau_fold}")
    axes[0].axvline(0.0, color="green", ls=":", lw=1.4, label="Jensen line (mu=0)")
    axes[0].plot(mu_corner, tau_corner, "x", color="magenta", ms=10, mew=2,
                 label="gap12 dominant plaq")
    axes[0].set_xlabel("mu (second U(2)-inv TT direction)")
    axes[0].set_ylabel("tau (Jensen direction)")
    axes[0].set_title(f"FHS-Pfaffian-Euler field strength F^Euler (SO(2) angle)\n"
                      f"e2_lattice={e2_lattice:.3e} (round={n_round}); max|F^Euler|={max_absF:.2e}")
    axes[0].legend(loc="upper right", fontsize=8)
    fig.colorbar(im0, ax=axes[0], label="F^Euler (rad)")

    capO = max(max_absOmega, 1e-300)                   # (local)
    im1 = axes[1].imshow(Omega_cont, origin="lower", aspect="auto", extent=ext,
                         cmap="RdBu_r", vmin=-capO, vmax=capO)
    axes[1].axhline(tau_fold, color="k", ls="--", lw=1.2)
    axes[1].axvline(0.0, color="green", ls=":", lw=1.4)
    axes[1].set_xlabel("mu")
    axes[1].set_ylabel("tau")
    axes[1].set_title(f"Continuum so(2) Pf Berry curvature Omega\n"
                      f"e2_cont={e2_cont:.3e}; VERDICT={verdict} [{branch}]")
    fig.colorbar(im1, ax=axes[1], label="Pf(Omega)")

    fig.suptitle(f"{GATE_ID}: Euler class of the lowest BDI-real Dirac doublet on the "
                 f"2-param U(2)-inv TT surface\n(S96 Chern=0 was the WRONG class for a real "
                 f"bundle; the Pfaffian/SO(2) Euler class is the right one)", fontsize=11)
    fig.tight_layout(rect=[0, 0, 1, 0.93])
    fig.savefig(PNG_OUT, dpi=150)
    print(f"  Saved plot: {PNG_OUT}")

    # --- emit verdict payload (agent calls emit_verdict; race-safe) ---
    euler_companion = (
        f"# {GATE_ID} dual-SHA companion row; [VERIFY] Euler class e2=(1/2pi)oint Pf(F^Euler) of the "
        f"lowest 2-fold J/BDI-real Dirac doublet on the 2-param U(2)-inv TT surface (v_J=(2,-2,1), "
        f"v_mu=n x v_J=(11,7,-8)); FHS-Pfaffian-Euler real-frame SO(2) Wilson-loop lattice cross-checked "
        f"vs continuum so(2)-curvature Pf; S96 measured Chern (arg-det)=0 (C_FHS=9.78e-15) -- this gate "
        f"measures the SO(2)/Pfaffian Euler class a REAL rank-2 bundle carries; Pf^2=det residual "
        f"{pf_resid:.1e}; R_ideal(Kwon-Yang)={R_ideal:.3e}; CLASS=FULL (exact eigendecomposition, NO "
        f"SCHEMATIC); no regulator_pin (Euler class is a property of the D_K eigenbundle, not a "
        f"Seeley-DeWitt a_n)"
    )
    print_verdict_payload(verdict, value_str, audit_sha, content_sha, extra_rows=[euler_companion])
    print(f"\n  4-tuple: (value={value_str[:60]}..., scheme={SCHEME}, "
          f"convention={CONVENTION}, L_max={L_MAX})")
    return 0


if __name__ == "__main__":
    sys.exit(main())
